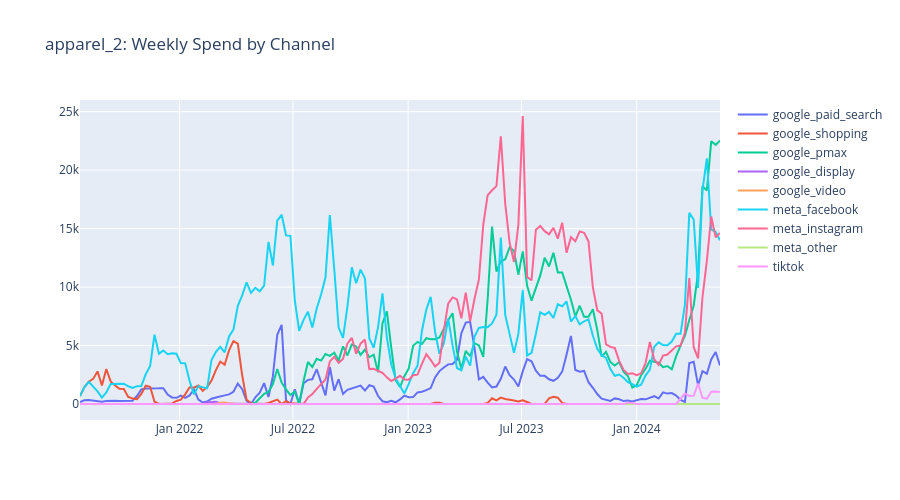

This figure's notebook cell:
### Code cell
cols_spend_a2 = [c for c in cols_spend if df_a2[c].sum() > 0]

fig = go.Figure()
for ch in cols_spend_a2:
    fig.add_trace(
        go.Scatter(x=df_a2["week_start"], y=df_a2[ch], name=ch.replace("_spend", ""))
    )
fig.update_layout(title="apparel_2: Weekly Spend by Channel", height=500)
fig.show()

### Figure 1 — Plotly figure (JSON) as saved in the notebook; plotly's stock layout.template omitted (floating-point values rounded to 4 significant figures; data arrays with more than 128 entries replaced by an {"elided": "..."} marker saying what was removed)
{"data": [{"name": "google_paid_search", "type": "scatter", "x": {"elided": "147 str values"}, "y": {"elided": "147 float values"}}, {"name": "google_shopping", "type": "scatter", "x": {"elided": "147 str values"}, "y": {"elided": "147 float values"}}, {"name": "google_pmax", "type": "scatter", "x": {"elided": "147 str values"}, "y": {"elided": "147 float values"}}, {"name": "google_display", "type": "scatter", "x": {"elided": "147 str values"}, "y": {"elided": "147 float values"}}, {"name": "google_video", "type": "scatter", "x": {"elided": "147 str values"}, "y": {"elided": "147 float values"}}, {"name": "meta_facebook", "type": "scatter", "x": {"elided": "147 str values"}, "y": {"elided": "147 float values"}}, {"name": "meta_instagram", "type": "scatter", "x": {"elided": "147 str values"}, "y": {"elided": "147 float values"}}, {"name": "meta_other", "type": "scatter", "x": {"elided": "147 str values"}, "y": {"elided": "147 float values"}}, {"name": "tiktok", "type": "scatter", "x": {"elided": "147 str values"}, "y": {"elided": "147 float values"}}], "layout": {"height": 500, "title": {"text": "apparel_2: Weekly Spend by Channel"}}}
